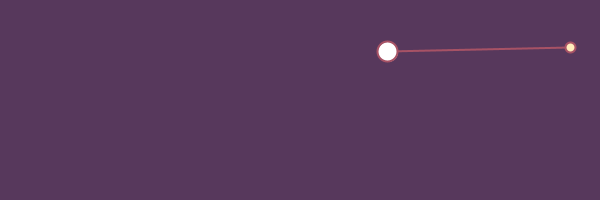
Frame 1 (no input)
Frame 60 (the mouse pressed at the canvas centre just before this capture): identical to frame 1, image omitted
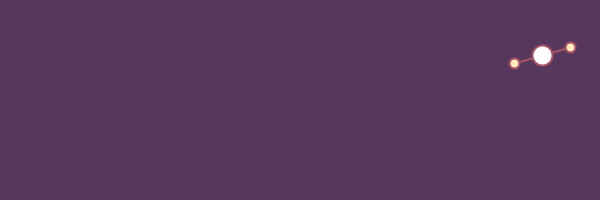
Frame 120 (the mouse held since frame 60 and released just before this capture)

The Processing sketch that drew these frames (run headless with seeded random() and noise(); from frame 60 on, the mouse is pressed at the canvas centre):

// Processing sketch: processing_155230
// ── processing_155230.pde

PVector start;
PVector end;

void setup() {
  size(600, 200);
  smooth();

  start = new PVector (random (width), random (height));
  end = new PVector (random (width), random (height));

  frameRate (30);
}


void draw()
{
  background (#57385c);


  float m = map (mouseX, 0, width, 0, 1);

  PVector current = new PVector (lerp (start.x, end.x, m), lerp (start.y, end.y, m));

  strokeWeight (2);
  fill (#ffedbc);
  stroke (#A75265);
  line (start.x, start.y, end.x, end.y);

  ellipse (start.x, start.y, 10, 10);
  ellipse (end.x, end.y, 10, 10);

  fill (#ffffff);
  ellipse (current.x, current.y, 20, 20);
}

void mousePressed ()
{
  start = end.get();
  end.set (random (width), random (height), 0);
}
